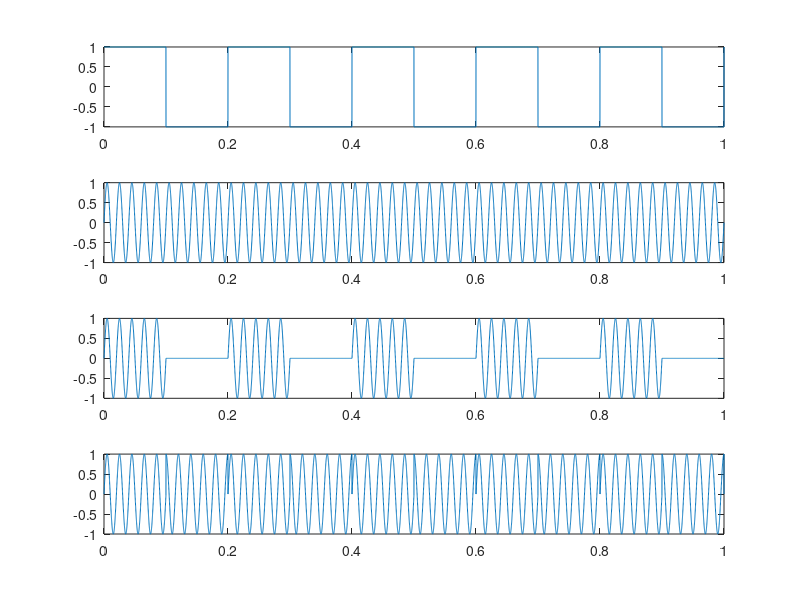

This figure's MATLAB source:
%BPSK
Fs= 10000;
t= 0:1/Fs:1;
msg= square(2*pi*5*t);
subplot(4,1,1);
plot(t,msg);

carrier= sin(2*pi*50*t);
inverted_carrier= cos(2*pi*50*t);
subplot(4,1,2);j
plot(t,carrier);

bask= carrier;
for i= 1:Fs
    if (msg(i)<= 0)
        bask(i)=0;
    end
end
subplot(4,1,3);
plot(t,bask);

bpsk= carrier;
for i= 1:Fs
    if (msg(i)<= 0)
        bpsk(i)=inverted_carrier(i);
    end
end
subplot(4,1,4);
plot(t,bpsk);